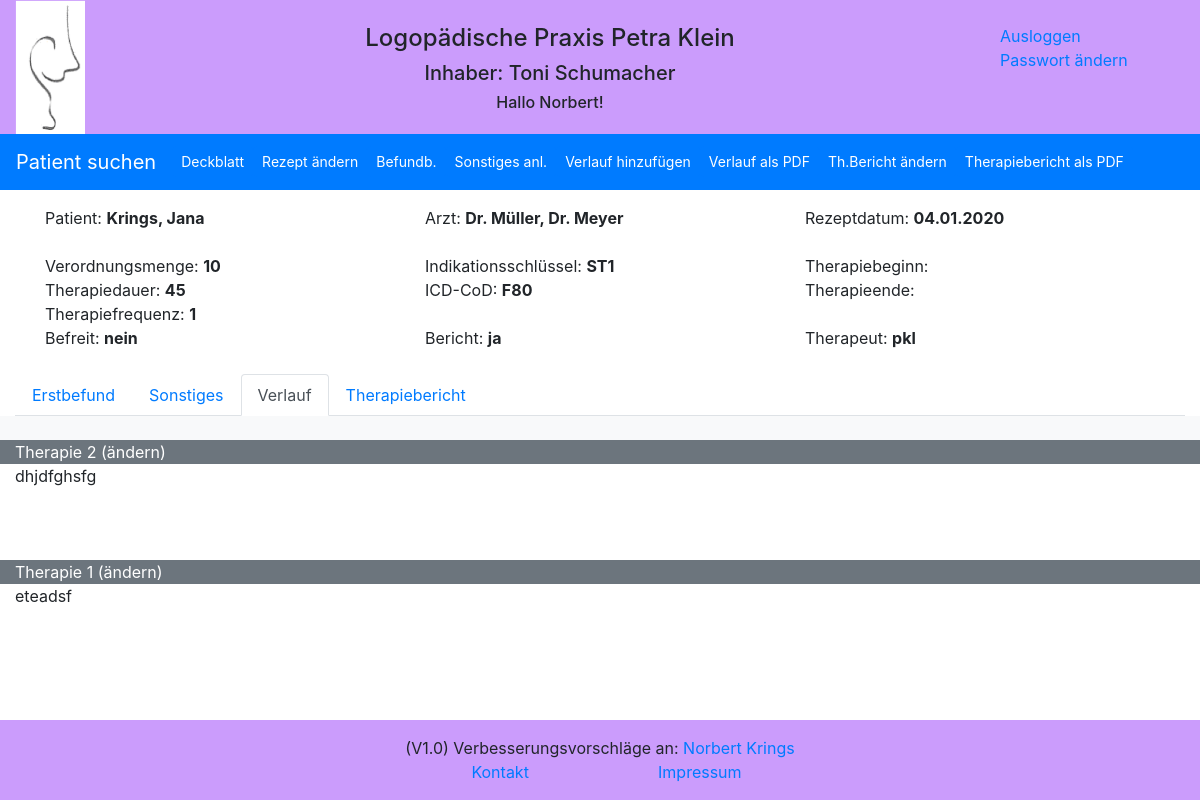
Screenshot of /reports/therapy/2/ (signed in) with the database file from the repository.
### reports/models.py (models this page shows, shortened)
class Patient(models.Model):
    GENDER = (
        ('1', 'weiblich'),
        ('2', 'männlich'),
    )
    pa_first_name = models.CharField(max_length=50)
    pa_last_name = models.CharField(max_length=50)
    pa_street = models.CharField(max_length=100)
    pa_city = models.CharField(max_length=255)
    pa_phone = models.CharField(max_length=35, blank=True, default='', null=True)
    pa_cell_phone = models.CharField(max_length=35, blank=True, default='', null=True)
    pa_cell_phone_add1 = models.CharField(max_length=35, blank=True, default='', null=True)
    pa_cell_phone_add2 = models.CharField(max_length=35, blank=True, default='', null=True)
    pa_date_of_birth = models.DateField(default='1900-01-01')
    pa_gender = models.CharField(max_length=1, choices=GENDER, default='1')
    pa_attention = models.CharField(max_length=100, blank=True, default='')
    pa_note = models.CharField(max_length=255, blank=True, default='')

class Therapy(models.Model):
    recipe_date = models.DateField(auto_now=False, auto_now_add=False)
    therapy_regulation_amount = models.IntegerField(blank=True, null=True)
    therapy_duration = models.CharField(max_length=10, default='')
    therapy_frequence = models.CharField(max_length=5, default='')
    therapy_rid_of = models.BooleanField(default=False, null=True)
    therapy_report_no_yes = models.BooleanField(default=True)
    therapy_indication_key = models.CharField(max_length=10, default='')
    therapy_icd_cod = models.CharField(max_length=10, default='')
    therapy_doctor = models.ForeignKey(Doctor, on_delete=models.CASCADE, default='')
    patients = models.ForeignKey(Patient, on_delete=models.CASCADE, default='')
    therapists = models.ForeignKey(Therapist, on_delete=models.CASCADE, default='', null=True)

class Doctor(models.Model):
    doctor_name1 = models.CharField(max_length=75, blank=True, default='')
    doctor_name2 = models.CharField(max_length=75, blank=True, default='')
    doctor_street = models.CharField(max_length=50, blank=True, default='')
    doctor_zip_code = models.CharField(max_length=5, blank=True, default='')
    doctor_city = models.CharField(max_length=50, blank=True, default='')
    doctor_lanr = models.CharField(max_length=9, blank=False, default='999999999')

class Therapist(models.Model):
    tp_first_name = models.CharField(max_length=50, blank=True, default='')
    tp_last_name = models.CharField(max_length=50, blank=True, default='')
    tp_initial = models.CharField(max_length=5, blank=True, default='')
    def __str__(self):
        return self.tp_initial

class Process_report(models.Model):
    process_treatment = models.IntegerField(default=0)
    process_content = models.CharField(max_length=255, blank=True, default='')
    process_exercises = models.CharField(max_length=50, blank=True, default='')
    process_results = models.CharField(max_length=50, blank=True, default='')
    process_content_2 = models.CharField(max_length=255, blank=True, default='')
    process_exercises_2 = models.CharField(max_length=50, blank=True, default='')
    process_results_2 = models.CharField(max_length=50, blank=True, default='')
    process_content_3 = models.CharField(max_length=255, blank=True, default='')
    process_exercises_3 = models.CharField(max_length=50, blank=True, default='')
    process_results_3 = models.CharField(max_length=50, blank=True, default='')
    therapy = models.ForeignKey(Therapy, on_delete=models.CASCADE, default='')

### reports/views.py (the view)
# urls.py: path('therapy/<id>/', views.therapy, name='therapy'),
def therapy(request, id=id):
    therapy_result = Therapy.objects.get(id=id)
    patient_value = Patient.objects.get(id=str((therapy_result.patients_id)))
    process_report_value = Process_report.objects.filter(therapy_id=id).order_by('-process_treatment')
    if Therapy_report.objects.filter(therapy_id=id).exists():
        therapy_report_value = Therapy_report.objects.get(therapy_id=id)
    else:
        therapy_report_value = ''
    if InitialAssessment.objects.filter(therapy_id=id).exists():
        ia_value = InitialAssessment.objects.get(therapy_id=id)
    else:
        ia_value = ''
    if Therapy_Something.objects.filter(therapy_id=id).exists():
        therapy_something_value = Therapy_Something.objects.get(therapy_id=id)
    else:
        therapy_something_value = ''
    logger.info('therapy: Rezept mit der ID: ' + str(id) + ' aufgerufen')
    return render(request, 'reports/therapy.html', {'therapy': therapy_result,
                                                    'patient': patient_value,
                                                    'ia': ia_value,
                                                    'ts': therapy_something_value,
                                                    'therapy_report': therapy_report_value,
                                                    'process_report': process_report_value})

### reports/templates/reports/therapy.html (shortened to what this page needs)
{% extends "base.html" %}
{% block extrahead %}
    {% load static %}
    <link rel="stylesheet" href="{% static 'reports/style_e2.css' %}">
{% endblock %}
{% block nav %}
<nav class="navbar navbar-expand-sm bg-primary navbar-dark">
  <a class="navbar-brand" href="{% url 'reports:index' %}" >Patient suchen</a>
  <div class="collapse navbar-collapse" id="collapsibleNavbar">
    <ul class="navbar-nav">
      <li class="nav-item">
          <a class="btn btn-primary btn-sm" href="{% url 'reports:patient' patient.id %}" role="button">Deckblatt</a>
      </li>
      <li class="nav-item">
          <a class="btn btn-primary btn-sm" href="{% url 'reports:edit_therapy' therapy.id %}" role="button">Rezept ändern</a>
      </li>
      <li class="nav-item">
        {% if ia.therapy_id %}
          <a class="btn btn-primary btn-sm" href="{% url 'reports:edit_ia' ia.id %}" role="button">Befundb. änd.</a>
        {% else %}
          <a class="btn btn-primary btn-sm" href="{% url 'reports:add_ia' %}?id={{ therapy.id }}" role="button">Befundb.</a>
        {% endif %}
      </li>
      <li class="nav-item">
        {% if ts.therapy_id %}
            <a class="btn btn-primary btn-sm" href="{% url 'reports:edit_something' ts.id%}" role="button">Sonstiges ändern</a>
        {% else %}
            <a class="btn btn-primary btn-sm" href="{% url 'reports:add_something' %}?id={{ therapy.id }}" role="button">Sonstiges anl.</a>
        {% endif %}
      </li>
      <li class="nav-item">
          <a class="btn btn-primary btn-sm" href="{% url 'reports:add_process_report' %}?id={{ therapy.id }}" role="button">Verlauf hinzufügen</a>
      </li>
    {% if request.user.groups.all.0.name == 'Leitung' %}
      <li class="nav-item">
        <a class="btn btn-primary btn-sm" href="{% url 'reports:show_process_report' %}?id={{ therapy.id }}" role="button">Verlauf als PDF</a>
      </li>
    {% endif %}
      <li class="nav-item">
        {% if therapy_report.therapy_id %}
            <a class="btn btn-primary btn-sm" href="{% url 'reports:edit_therapy_report' therapy_report.id%}" role="button">Th.Bericht ändern</a>
        {% else %}
            <a class="btn btn-primary btn-sm" href="{% url 'reports:add_therapy_report' %}?id={{ therapy.id }}" role="button">Th.Bericht anl.</a>
        {% endif %}
      </li>
        {% if therapy_report.therapy_id %}
            {% if request.user.groups.all.0.name == 'Leitung' %}
                {% if therapy_report.report_date == None %}
                    <li class="nav-item">
                        <a class="btn btn-primary btn-sm" href="{% url 'reports:edit_therapy_report' therapy_report.id%}" role="button"><div class="text-warning">Endedatum eintragen</div></a>
                    </li>
                {% else %}
                    <li class="nav-item">
                        <a class="btn btn-primary btn-sm" href="{% url 'reports:show_therapy_report' %}?id={{ therapy.id }}" role="button">Therapiebericht als PDF</a>
                    </li>
                {% endif %}
            {% endif %}
        {% endif %}
    </ul>
  </div>
</nav>
{% endblock %}
{% block content %}
<content>
    <div class="container">
        <div class="row">
            <div class="col-sm">
                Patient: <strong>{{ patient.pa_last_name }}, {{ patient.pa_first_name }}</strong>
            </div>
            <div class="col-sm">
                Arzt: <strong>{{ therapy.therapy_doctor.doctor_name1|truncatechars:40 }}</strong>
            </div>
            <div class="col-sm">
                Rezeptdatum: <strong>{{ therapy.recipe_date|date:"d.m.Y" }}</strong>
            </div>
        </div>
        <br>
       <div class="row">
            <div class="col-sm">
                Verordnungsmenge: <strong>{{ therapy.therapy_regulation_amount }} </strong>
            </div>
            <div class="col-sm">
                Indikationsschlüssel: <strong>{{ therapy.therapy_indication_key }}</strong>
            </div>
            <div class="col-sm">
                Therapiebeginn: <strong>{{ therapy_report.therapy_start|date:"d.m.Y" }}</strong>
            </div>
        </div>
        <div class="row">
            <div class="col-sm">
                Therapiedauer: <strong>{{ therapy.therapy_duration }}</strong>
            </div>
            <div class="col-sm">
                ICD-CoD: <strong>{{ therapy.therapy_icd_cod }}</strong>
            </div>
            <div class="col-sm">
                Therapieende: <strong>{{ therapy_report.therapy_end|date:"d.m.Y" }}</strong>
            </div>
        </div>
        <div class="row">
            <div class="col-sm">
                Therapiefrequenz: <strong>{{ therapy.therapy_frequence }}</strong>
            </div>
            <div class="col-sm">
            </div>
            <div class="col-sm">
            </div>
        </div>
        <div class="row">
            <div class="col-sm">
                Befreit: <strong>{% if therapy.therapy_rid_of %} ja {% else %} nein {% endif %}</strong>
            </div>
            <div class="col-sm">
                Bericht: <strong>{% if therapy.therapy_report_no_yes %} ja {% else %} nein {% endif %}</strong>
            </div>
            <div class="col-sm">
                Therapeut: <strong>{{ therapy.therapists }}</strong>
            </div>
        </div>
    </div>
    <br>
    <div class="col">
         <ul class="nav nav-tabs" id="myTab" role="tablist">
          <li class="nav-item">
              {% if request.GET.window == "1" %}
                <a class="nav-link active" id="erstbefund-tab" data-toggle="tab" href="#erstbefund" role="tab" aria-controls="erstbefund" aria-selected="false">Erstbefund</a>
              {% else %}
                <a class="nav-link" id="erstbefund-tab" data-toggle="tab" href="#erstbefund" role="tab" aria-controls="erstbefund" aria-selected="false">Erstbefund</a>
              {% endif %}
          </li>
          <li class="nav-item">
              {% if request.GET.window == "2" %}
                <a class="nav-link active" id="sonstiges-tab" data-toggle="tab" href="#sonstiges" role="tab" aria-controls="sonstiges" aria-selected="false">Sonstiges</a>
              {% else %}
                <a class="nav-link" id="sonstiges-tab" data-toggle="tab" href="#sonstiges" role="tab" aria-controls="sonstiges" aria-selected="false">Sonstiges</a>
              {% endif %}
          </li>
          <li class="nav-item">
              {% if request.GET.window == "3" %}
                <a class="nav-link active" id="verlauf-tab" data-toggle="tab" href="#verlauf" role="tab" aria-controls="verlauf" aria-selected="false">Verlauf</a>
              {% elif request.GET.window == None %}
                <a class="nav-link active" id="verlauf-tab" data-toggle="tab" href="#verlauf" role="tab" aria-controls="verlauf" aria-selected="false">Verlauf</a>
              {% else%}
                <a class="nav-link" id="verlauf-tab" data-toggle="tab" href="#verlauf" role="tab" aria-controls="verlauf" aria-selected="false">Verlauf</a>
              {% endif %}
          </li>
          <li class="nav-item">
              {% if request.GET.window == "4" %}
                <a class="nav-link active" id="therapiebericht-tab" data-toggle="tab" href="#therapiebericht" role="tab" aria-controls="therapiebericht" aria-selected="false">Therapiebericht</a>
              {% else %}
                <a class="nav-link" id="therapiebericht-tab" data-toggle="tab" href="#therapiebericht" role="tab" aria-controls="therapiebericht" aria-selected="false">Therapiebericht</a>
              {% endif %}
          </li>
        </ul>
        <div class="tab-content" id="myTabContent">
              {% if request.GET.window == "3" %}
                      <div class="tab-pane fade show active" id="verlauf" role="tabpanel" aria-labelledby="verlauf-tab">
              {% elif request.GET.window == None %}
                      <div class="tab-pane fade show active" id="verlauf" role="tabpanel" aria-labelledby="verlauf-tab">
              {% else %}
                      <div class="tab-pane fade" id="verlauf" role="tabpanel" aria-labelledby="verlauf-tab">
              {% endif %}
              <div class="row bg-light">
                  <div class="col-sm-2">&nbsp;</div>
                  <div class="col-sm-10"></div>
              </div>
              {% for item in process_report %}
                  <div class="row bg-secondary">
                      <div class="col-sm text-white">Therapie {{ item.process_treatment }} <a class="text-white" href="{% url 'reports:edit_process_report' item.id %}">(ändern)</a></div>
                  </div>
                  <div class="row bg-white ">
                      <div class="col-sm-8">{{ item.process_content|linebreaks }}</div>
                      <div class="col-sm-2">{{ item.process_exercises }}</div>
                      <div class="col-sm-2">{{ item.process_results }}</div>
                  </div>
                  <div class="row bg-white ">
                      <div class="col-sm-8">{{ item.process_content_2|linebreaks }}</div>
                      <div class="col-sm-2">{{ item.process_exercises_2 }}</div>
                      <div class="col-sm-2">{{ item.process_results_2 }}</div>
                  </div>
                  <div class="row bg-white ">
                      <div class="col-sm-8">{{ item.process_content_3|linebreaks }}</div>
                      <div class="col-sm-2">{{ item.process_exercises_3 }}</div>
                      <div class="col-sm-2">{{ item.process_results_3 }}</div>
                  </div>
                  <div class="row bg-white">
                      <div class="col-sm-2">&nbsp;</div>
                      <div class="col-sm-10"></div>
                  </div>
              {% endfor %}
          </div>
        </div>
    </div>
</content>
{% endblock %}

### reports/templates/header.html (shortened to what this page needs)
    {% load static %}
    <div class="container-fluid text-center header">
        <div class="row" >
            <div class="col-sm-1 d-none d-md-block">
                <img src="{% static 'reports/images/logopaedie.png' %}" width=70px margin="0" alt="Logopädie">
            </div>
            <div class="col-sm-9">
                <div class="row">
                    <div class="col-sm">
                    </div>
                </div>
                <div class="row">
                    <div class="col-sm">
                        <h4>Logopädische Praxis Petra Klein</h4>
                    </div>
                </div>
                <div class="row" >
                    <div class="col-sm d-none d-md-block">
                        <h5>Inhaber: Toni Schumacher</h5>
                    </div>
                </div>
                <div class="row">
                    <div class="col-sm d-none d-md-block">
                        <h6>{% if user.is_authenticated %} Hallo {{ user.first_name }}! {% endif %}</h6>
                    </div>
                </div>
            </div>
            <div class="col-sm-2 d-none d-md-block">
                <div class="col-sm">
                </div>
                {% if user.is_authenticated %}
                <div class="row"><a href="{% url 'logout' %}">Ausloggen</a></div>
                <div class="row"><a href="{% url 'password_change' %}">Passwort ändern</a></div>
                {% endif %}
            </div>
        </div>
    </div>

### reports/static/reports/logopaedie.css (style rules this page uses)
.header { background-color: #cb9cfc; }

### reports/static/reports/style_e2.css (style rules this page uses)
body { grid-template-columns: 175px 4fr; }
content { grid-column: 2 / 5; grid-row: 2 / 4; }

### rows the page displays
Patient: pa_last_name "Krings", pa_first_name "Jana"
Therapy: therapy_doctor.doctor_name1 "Dr. Müller, Dr. Meyer", recipe_date "04.01.2020", therapy_regulation_amount "10", therapy_indication_key "ST1", therapy_duration "45", therapy_icd_cod "F80", therapy_frequence "1", therapists "pkl"
Process_report: process_treatment "2", process_content "dhjdfghsfg"
Process_report: process_treatment "1", process_content "eteadsf"

### other values shown
{{ user.first_name }} "Norbert"
